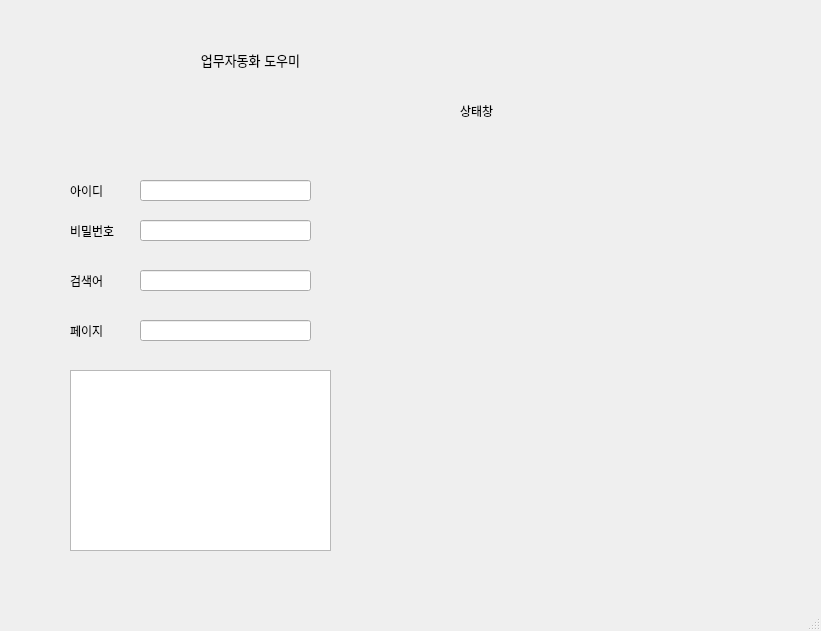
<?xml version="1.0" encoding="UTF-8"?>
<ui version="4.0">
 <class>MainWindow</class>
 <widget class="QMainWindow" name="MainWindow">
  <property name="geometry">
   <rect>
    <x>0</x>
    <y>0</y>
    <width>821</width>
    <height>631</height>
   </rect>
  </property>
  <property name="windowTitle">
   <string>MainWindow</string>
  </property>
  <widget class="QWidget" name="centralwidget">
   <widget class="QLabel" name="label">
    <property name="geometry">
     <rect>
      <x>60</x>
      <y>30</y>
      <width>381</width>
      <height>61</height>
     </rect>
    </property>
    <property name="text">
     <string>&lt;html&gt;&lt;head/&gt;&lt;body&gt;&lt;p align=&quot;center&quot;&gt;&lt;span style=&quot; font-size:10pt;&quot;&gt;업무자동화 도우미&lt;/span&gt;&lt;/p&gt;&lt;/body&gt;&lt;/html&gt;</string>
    </property>
    <property name="textFormat">
     <enum>Qt::RichText</enum>
    </property>
    <property name="margin">
     <number>10</number>
    </property>
   </widget>
   <widget class="QLabel" name="label_2">
    <property name="geometry">
     <rect>
      <x>70</x>
      <y>180</y>
      <width>131</width>
      <height>21</height>
     </rect>
    </property>
    <property name="text">
     <string>아이디</string>
    </property>
   </widget>
   <widget class="QLabel" name="label_3">
    <property name="geometry">
     <rect>
      <x>70</x>
      <y>220</y>
      <width>131</width>
      <height>21</height>
     </rect>
    </property>
    <property name="text">
     <string>비밀번호</string>
    </property>
   </widget>
   <widget class="QLabel" name="label_4">
    <property name="geometry">
     <rect>
      <x>70</x>
      <y>270</y>
      <width>131</width>
      <height>21</height>
     </rect>
    </property>
    <property name="text">
     <string>검색어</string>
    </property>
   </widget>
   <widget class="QLabel" name="label_5">
    <property name="geometry">
     <rect>
      <x>70</x>
      <y>320</y>
      <width>131</width>
      <height>21</height>
     </rect>
    </property>
    <property name="text">
     <string>페이지</string>
    </property>
   </widget>
   <widget class="QLineEdit" name="lineEdit">
    <property name="geometry">
     <rect>
      <x>140</x>
      <y>180</y>
      <width>171</width>
      <height>21</height>
     </rect>
    </property>
   </widget>
   <widget class="QLineEdit" name="lineEdit_2">
    <property name="geometry">
     <rect>
      <x>140</x>
      <y>220</y>
      <width>171</width>
      <height>21</height>
     </rect>
    </property>
   </widget>
   <widget class="QLineEdit" name="lineEdit_3">
    <property name="geometry">
     <rect>
      <x>140</x>
      <y>270</y>
      <width>171</width>
      <height>21</height>
     </rect>
    </property>
   </widget>
   <widget class="QLineEdit" name="lineEdit_4">
    <property name="geometry">
     <rect>
      <x>140</x>
      <y>320</y>
      <width>171</width>
      <height>21</height>
     </rect>
    </property>
   </widget>
   <widget class="QLabel" name="label_6">
    <property name="geometry">
     <rect>
      <x>460</x>
      <y>100</y>
      <width>71</width>
      <height>21</height>
     </rect>
    </property>
    <property name="text">
     <string>상태창</string>
    </property>
   </widget>
   <widget class="QTextEdit" name="textEdit">
    <property name="geometry">
     <rect>
      <x>70</x>
      <y>370</y>
      <width>261</width>
      <height>181</height>
     </rect>
    </property>
   </widget>
  </widget>
  <widget class="QMenuBar" name="menubar">
   <property name="geometry">
    <rect>
     <x>0</x>
     <y>0</y>
     <width>821</width>
     <height>21</height>
    </rect>
   </property>
  </widget>
  <widget class="QStatusBar" name="statusbar"/>
 </widget>
 <resources/>
 <connections/>
</ui>
